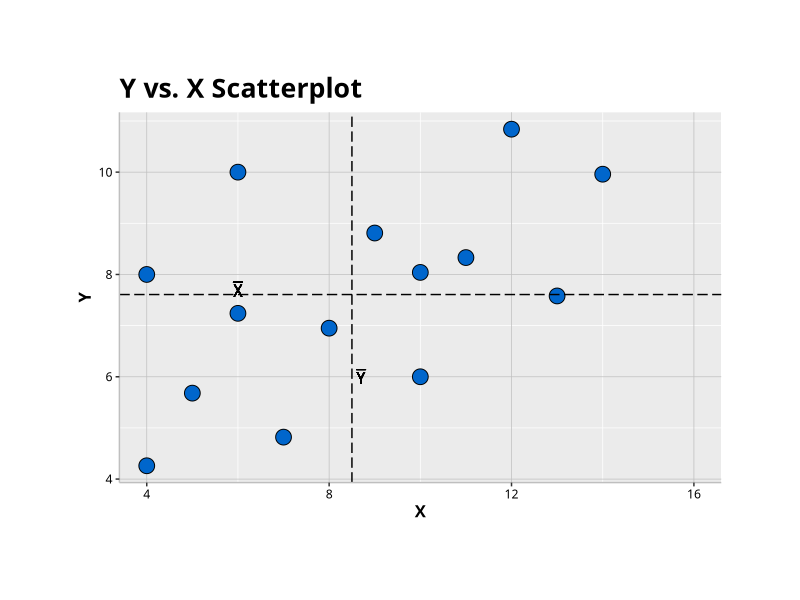
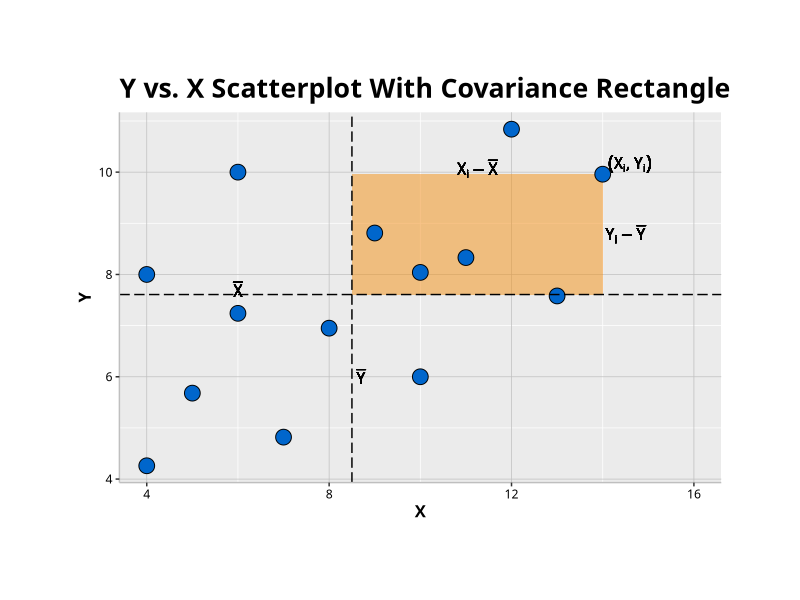
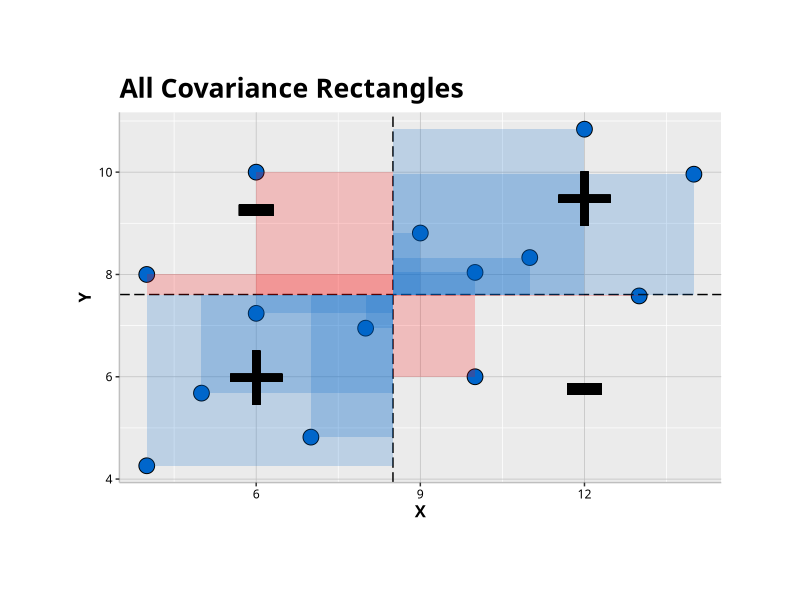

R code for these plots, in order:
library(ggplot2)
library(grid)

#get a data set
X <- c(anscombe$x1, 6,4,10)
Y <- c(anscombe$y1, 10,8,6)

#build the data frame
data <- data.frame(X,Y)

#get the means
X.bar <- mean(X)
Y.bar <- mean(Y)

#sign function the rectangle
data$S <- factor(sign((X-X.bar)*(Y-Y.bar)))

#calculate the covariance
sum((X-X.bar)*(Y-Y.bar)) / (length(X)) #manually population
sum((X-X.bar)*(Y-Y.bar)) / (length(X) - 1) #manually sample

cov(X,Y) #built-in function USES SAMPLE COVARIANCE


mean(X*Y) - mean(X)*mean(Y) #expected value notation

#########
##PLOTS##
#########

#set ggplot parameters
circle.size = 5
colors = list('red', '#0066CC', '#4BB14B', '#FCE638')

SD_Theme = theme(text = element_text(family='Avenir'),
                 legend.position="none",
                 axis.line = element_line(color='#BFBFBF', size=.5),
                 panel.grid.major = element_line(color='#BFBFBF', size=.25),
                 plot.margin = unit(c(2,2,2,2), "cm"),
                 axis.title = element_text(family='Avenir', face='bold', hjust=.5, vjust=.5, size=12),
                 axis.text = element_text(family='Avenir', color='black'),
                 title = element_text(family='Avenir', face='bold', hjust=.5, vjust=1, lineheight=3150, size=16))

#scatterplot
ggplot(data, aes(X,Y)) +
  scale_fill_manual(values=c('red','#FCE638')) +
  geom_point(size=circle.size, pch=21, fill=colors[[2]]) +
  geom_hline(yintercept=Y.bar, linetype='longdash') +
  geom_vline(xintercept=X.bar, linetype='longdash') +
  geom_text(x=6, y=Y.bar + .1 , label="bar(X)", family='Avenir', parse=T) +
  geom_text(x=X.bar + .2, y=6 , label="bar(Y)", family='Avenir', parse=T) +
  ggtitle('Y vs. X Scatterplot') +
  xlim(4, 16) +
  SD_Theme


#one rectangle
i=6
ggplot(data, aes(X,Y)) +
  
  geom_rect(xmin=X.bar, xmax=X[6], ymin=Y.bar, ymax=Y[6], alpha=.05, aes(fill=S)) +   
  scale_fill_manual(values=c('red','#FCE638')) +
  geom_point(size=circle.size, pch=21, fill=colors[[2]]) +
  geom_hline(yintercept=Y.bar, linetype='longdash') +
  geom_vline(xintercept=X.bar, linetype='longdash') +
  ggtitle('Y vs. X Scatterplot With Covariance Rectangle') +
  geom_text(x=6, y=Y.bar + .1 , label="bar(X)", family='Avenir', parse=T) +
  geom_text(x=X.bar + .2, y=6 , label="bar(Y)", family='Avenir', parse=T) +
  geom_text(x=(X[i]-X.bar)*.5+X.bar, y=Y[i]+.1 , label="X[i] - bar(X)", family='Avenir', parse=T) +
  geom_text(x=X[i]+.5, y=(Y[i]-Y.bar)*.5+Y.bar , label="Y[i] - bar(Y)", family='Avenir', parse=T) +
  geom_text(x=X[i]+.6, y=Y[i] + .2 , label="(list(X[i], Y[i]))", family='Avenir', parse=T) +
  xlim(4, 16) +
  SD_Theme




#all of the rectangles
ggplot(data, aes(X,Y, xmin=X.bar, xmax=X, ymin=Y.bar, ymax=Y)) + geom_point(size=circle.size, pch=21, fill=colors[[2]]) +
  geom_hline(yintercept=Y.bar, linetype='longdash') +
  geom_vline(xintercept=X.bar, linetype='longdash') +
  geom_rect(alpha=.2, aes(fill=S)) +   scale_fill_manual(values=c('red','#0066CC')) +
  ggtitle('All Covariance Rectangles') +
  geom_text(x=12, y=9.5 , label="+", family='Avenir', size = 28) +
  geom_text(x=6, y=9.5 , label="-", family='Avenir', size = 36) +
  geom_text(x=12, y=6 , label="-", family='Avenir', size = 36) +
  geom_text(x=6, y=6 , label="+", family='Avenir', size = 28) +
  SD_Theme







